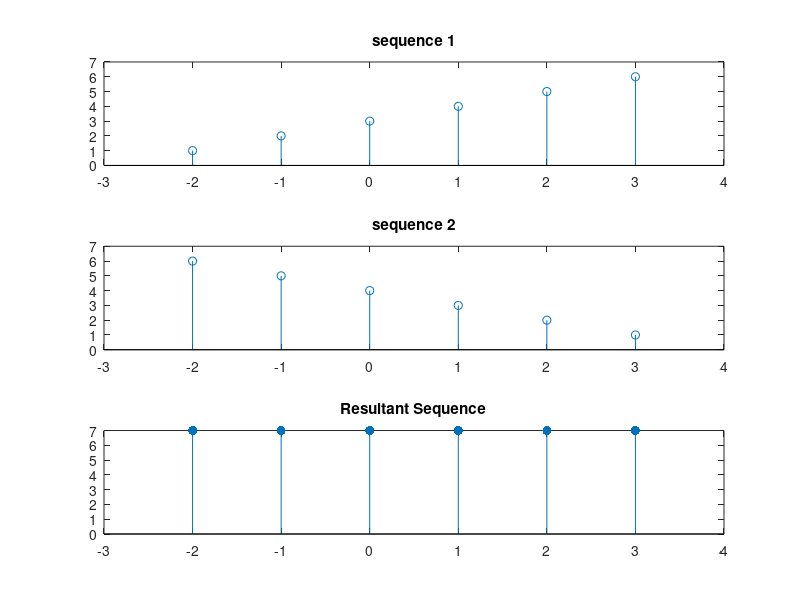

The MATLAB source for this figure:
n1=-2:1:3;
x1=1:6;

n2=-2:1:3;
x2=6:-1 :1;

x=x1+x2;

subplot(3,1,1),stem(n1,x1);
title('sequence 1');
xlim([min(n1)-1 max(n1)+1]); ylim([min(x1)-1 max(x1)+1]);

subplot(3,1,2),stem(n2,x2);
title('sequence 2')
xlim([min(n2)-1 max(n2)+1]); ylim([min(x2)-1 max(x2)+1]);

subplot(3,1,3),stem(n1,x,'.','Markersize',20);
title('Resultant Sequence')
xlim([min(n1)-1 max(n1)+1]); ylim([min(x1)-1 max(x1)+1]);